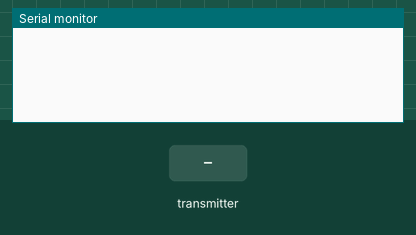
Simulated run of this sketch. Board: ESP32. Parts: the last lines printed to the serial monitor. The inputs (shaded band) are chosen by the test bench.

Above: at 1.2 s.
1.3 s: the transmitter starts sending accelX = 0
At 1.66 s:
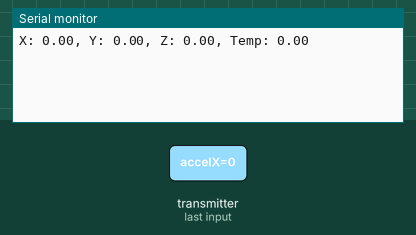
3.3 s: the transmitter starts sending temperature = 100
At 3.66 s:
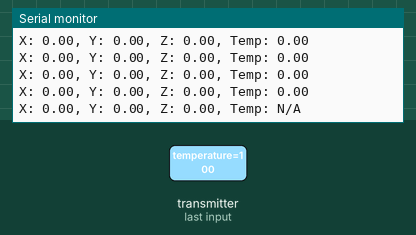
5.3 s: the transmitter starts sending accelY = 25
At 5.66 s:
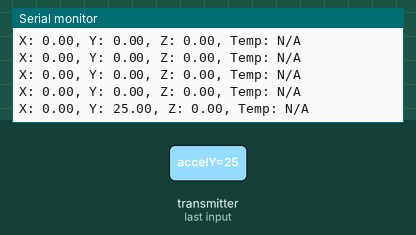
6.8 s: the transmitter starts sending accelZ = 25
At 7.16 s:
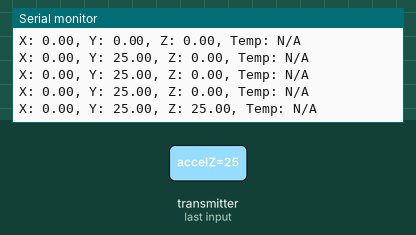
8.3 s: the transmitter starts sending accelX = 25
At 8.66 s:
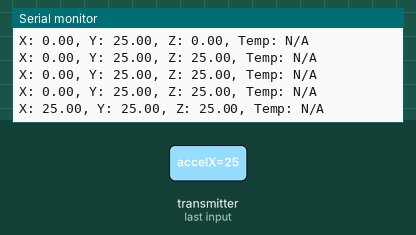
9.8 s: the transmitter starts sending accelY = 0
At 10.16 s:
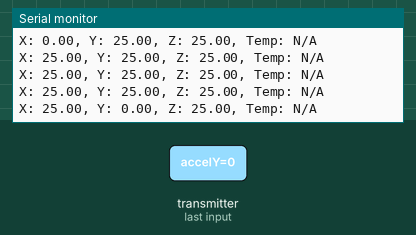

Measured:
- after the input at 1.3 s, the serial monitor: prints a new line after 0.05 s (image 1)
- after the input at 3.3 s, the serial monitor: prints a new line after 0.05 s (image 2)
- after the input at 5.3 s, the serial monitor: prints a new line after 0.05 s (image 3)
- after the input at 6.8 s, the serial monitor: prints a new line after 0.05 s (image 4)
- after the input at 8.3 s, the serial monitor: prints a new line after 0.05 s (image 5)
- after the input at 9.8 s, the serial monitor: prints a new line after 0.05 s (image 6)

The sketch:

Receptora.ino
```cpp
#include <esp_now.h>
#include <WiFi.h>
struct DataPacket {
  float accelX;
  float accelY;
  float accelZ;
  float temperature;
};
DataPacket receivedData;
void onDataReceived(const esp_now_recv_info_t *recv_info, const uint8_t *incomingData, int len) {
  if (len == sizeof(receivedData)) {
    memcpy(&receivedData, incomingData, sizeof(receivedData));
    Serial.print("X: "); Serial.print(receivedData.accelX);
    Serial.print(", Y: "); Serial.print(receivedData.accelY);
    Serial.print(", Z: "); Serial.print(receivedData.accelZ);
    Serial.print(", Temp: ");
    if (receivedData.temperature > -100 && receivedData.temperature < 100) {
      Serial.println(receivedData.temperature);
    } else {
      Serial.println("N/A");
    }
  } else {
    Serial.println("Erro: tamanho de pacote incorreto.");
  }
}
void setup() {
  Serial.begin(9600);
  WiFi.mode(WIFI_STA);
  if (esp_now_init() != ESP_OK) {
    Serial.println("Falha ao inicializar o ESP-NOW");
    return;
  }
  esp_now_register_recv_cb(onDataReceived);
}
void loop() {
  delay(10);
}
```
